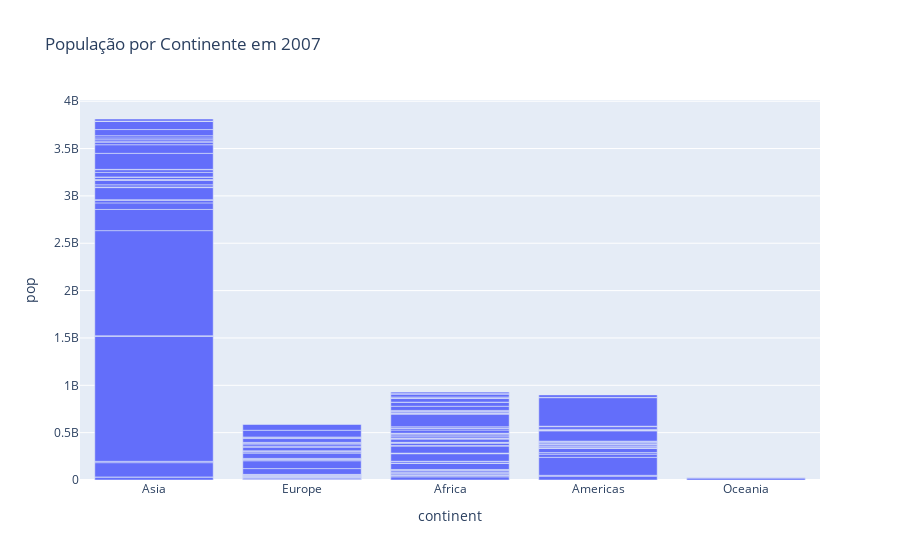
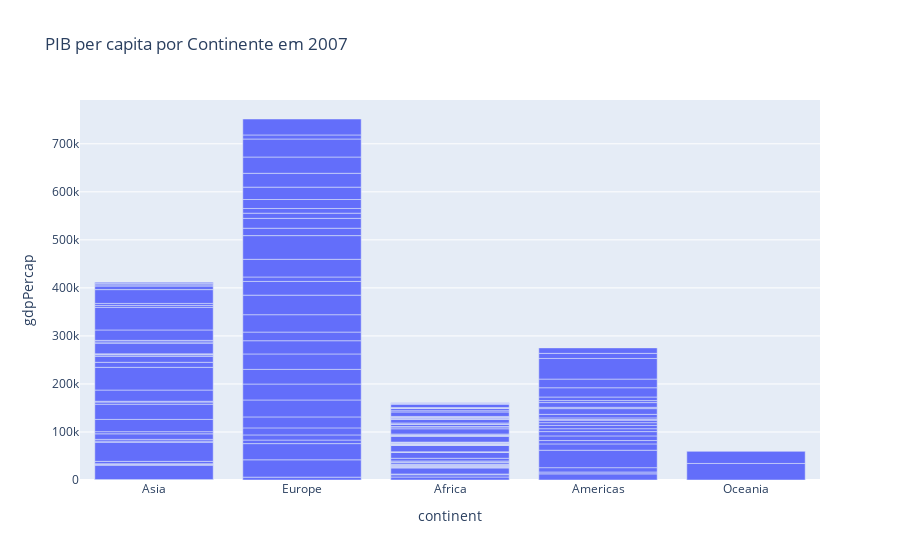

Notebook cell for these charts, in order:
### Markdown cell above
Gráficos Sobre a População e o PIB per capita em 2007

### Code cell
df_2007 = df[df['year'] == 2007]
df_2007.loc[df_2007.groupby('continent')['pop'].idxmax()]
fig = px.bar(df_2007, x='continent', y='pop', title='População por Continente em 2007')
fig.show()

fig = px.bar(df_2007, x='continent', y='gdpPercap', title='PIB per capita por Continente em 2007')
fig.show()

### Figure 1 — Plotly figure (JSON) as saved in the notebook; plotly's stock layout.template omitted (floating-point values rounded to 4 significant figures; data arrays with more than 128 entries replaced by an {"elided": "..."} marker saying what was removed)
{"data": [{"hovertemplate": "continent=%{x}<br>pop=%{y}<extra></extra>", "legendgroup": "", "marker": {"color": "#636efa", "pattern": {"shape": ""}}, "name": "", "orientation": "v", "showlegend": false, "textposition": "auto", "type": "bar", "x": {"elided": "142 str values"}, "xaxis": "x", "y": {"elided": "142 int values"}, "yaxis": "y"}], "layout": {"barmode": "relative", "legend": {"tracegroupgap": 0}, "title": {"text": "População por Continente em 2007"}, "xaxis": {"anchor": "y", "domain": [0, 1], "title": {"text": "continent"}}, "yaxis": {"anchor": "x", "domain": [0, 1], "title": {"text": "pop"}}}}

### Figure 2 — Plotly figure (JSON) as saved in the notebook; plotly's stock layout.template omitted (floating-point values rounded to 4 significant figures; data arrays with more than 128 entries replaced by an {"elided": "..."} marker saying what was removed)
{"data": [{"hovertemplate": "continent=%{x}<br>gdpPercap=%{y}<extra></extra>", "legendgroup": "", "marker": {"color": "#636efa", "pattern": {"shape": ""}}, "name": "", "orientation": "v", "showlegend": false, "textposition": "auto", "type": "bar", "x": {"elided": "142 str values"}, "xaxis": "x", "y": {"elided": "142 float values"}, "yaxis": "y"}], "layout": {"barmode": "relative", "legend": {"tracegroupgap": 0}, "title": {"text": "PIB per capita por Continente em 2007"}, "xaxis": {"anchor": "y", "domain": [0, 1], "title": {"text": "continent"}}, "yaxis": {"anchor": "x", "domain": [0, 1], "title": {"text": "gdpPercap"}}}}
